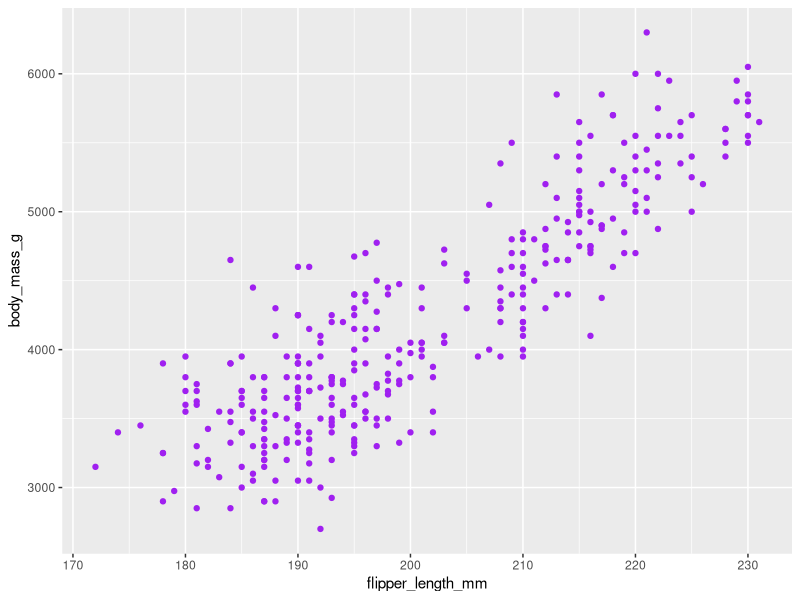
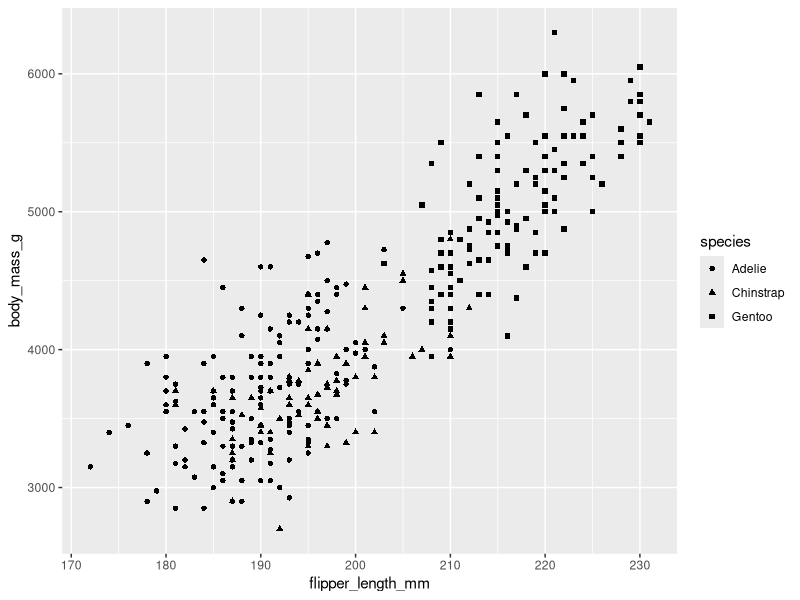
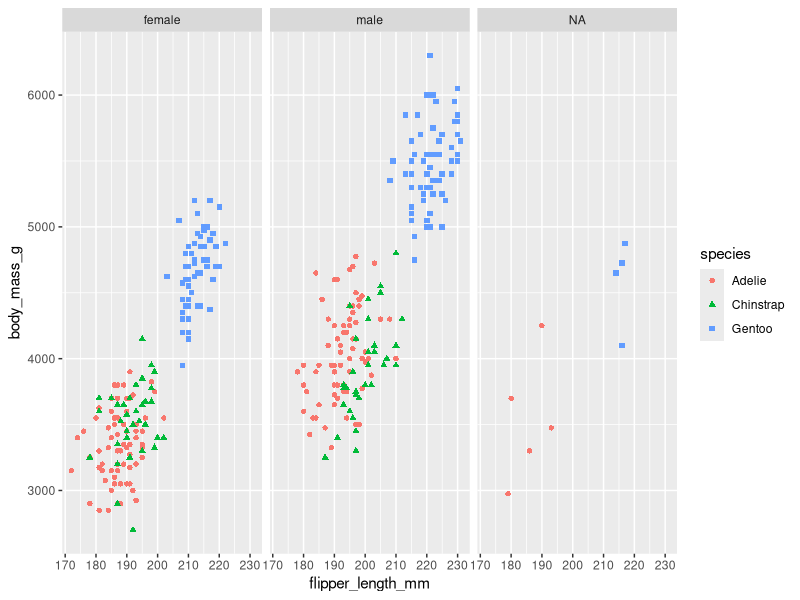
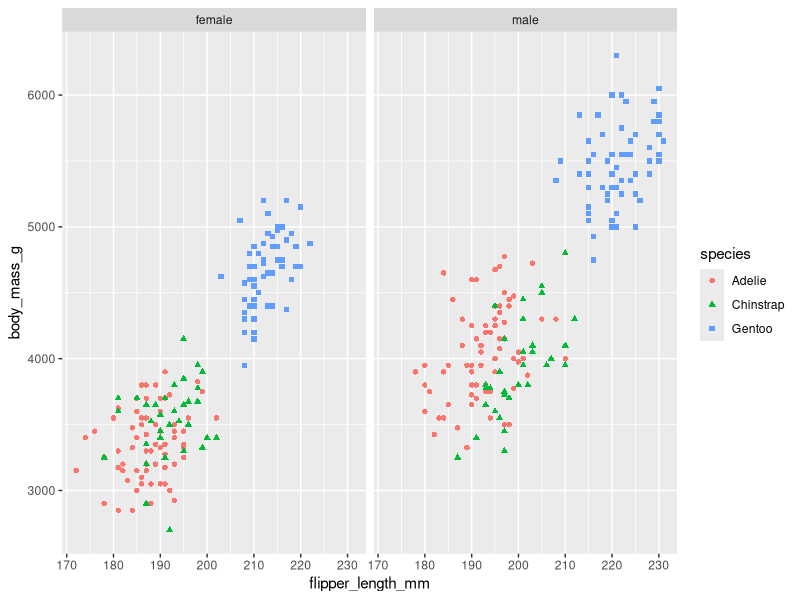

Source code (R) for these figures, in order:
## ---- chunk 1
library(tidyverse)
library(palmerpenguins)
## ---- chunk 2
ggplot(data=penguins,aes(x=flipper_length_mm,y=body_mass_g))+
  geom_point(color="purple")
## ---- chunk 3
ggplot(data=penguins,aes(x=flipper_length_mm,y=body_mass_g))+
  geom_point(aes(shape=species))
## ---- chunk 4
ggplot(data=penguins,aes(x=flipper_length_mm,y=body_mass_g))+
  geom_point(aes(color=species,
                 shape=species)) +
  facet_wrap(~sex)
## ---- chunk 5
penguins %>%
  drop_na(sex) %>%
  ggplot(aes(x=flipper_length_mm,y=body_mass_g))+
  geom_point(aes(color=species,
                 shape=species)) +
  facet_wrap(~sex)
